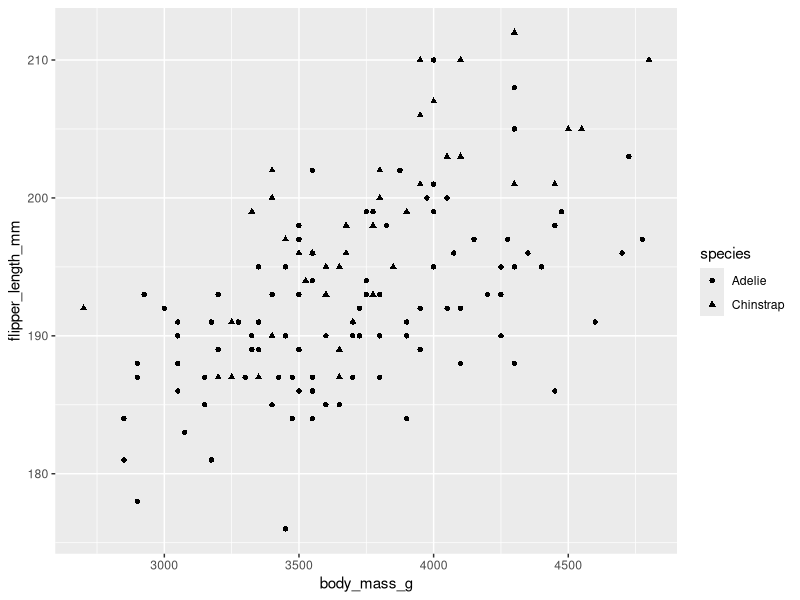
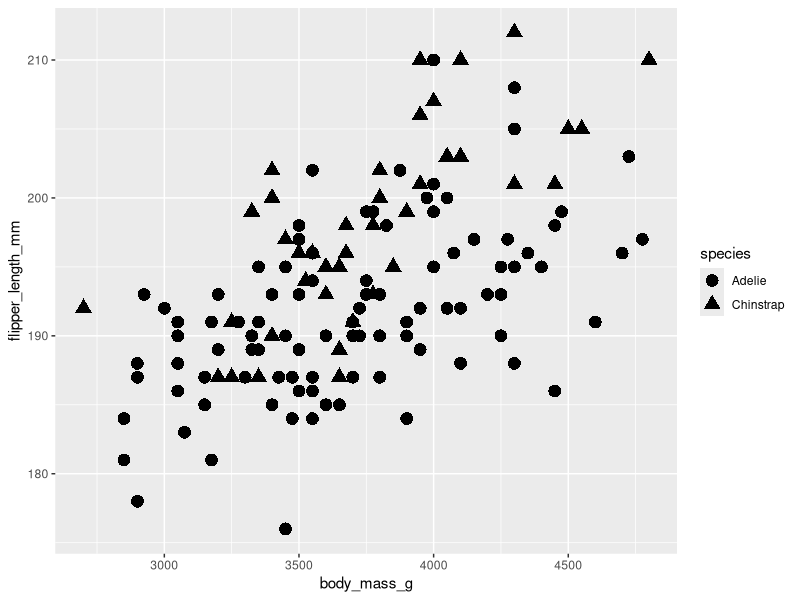
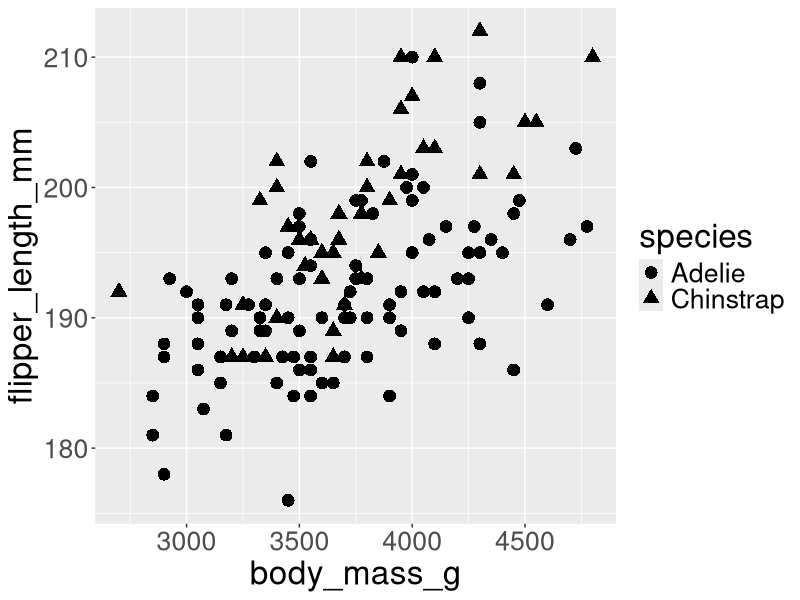
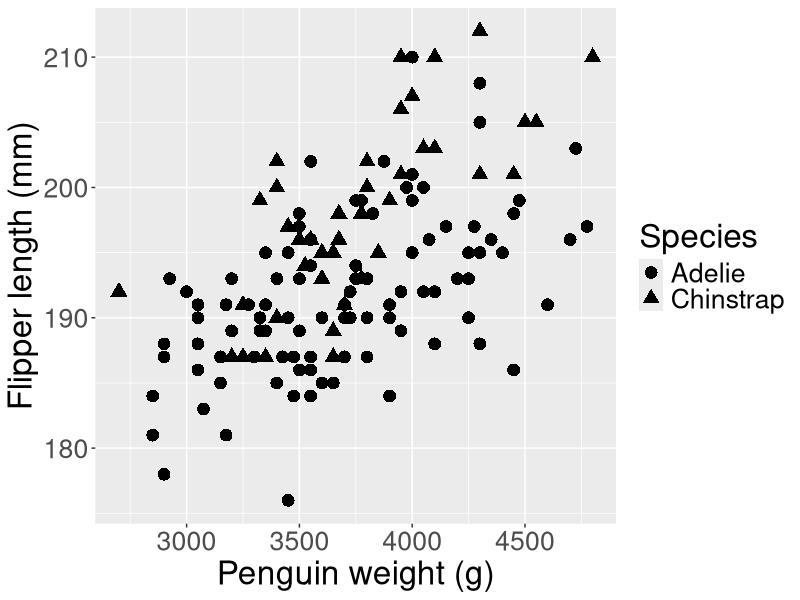
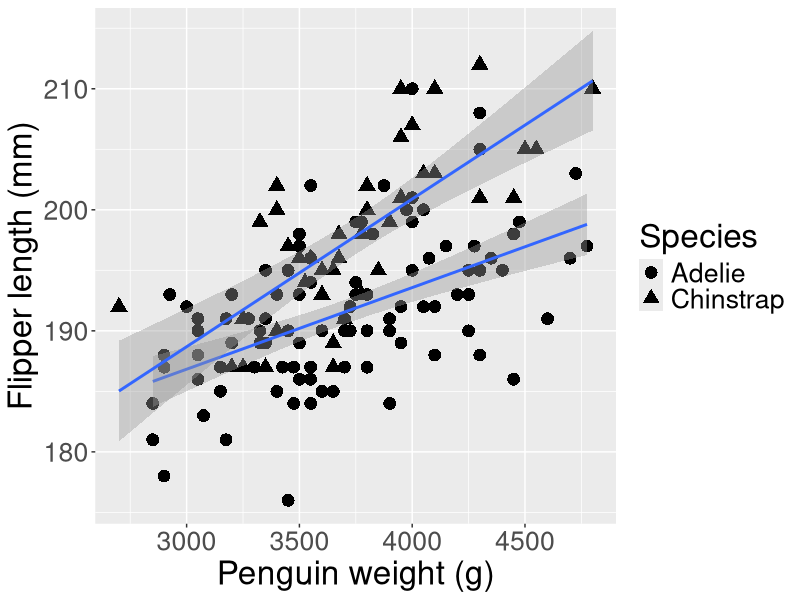
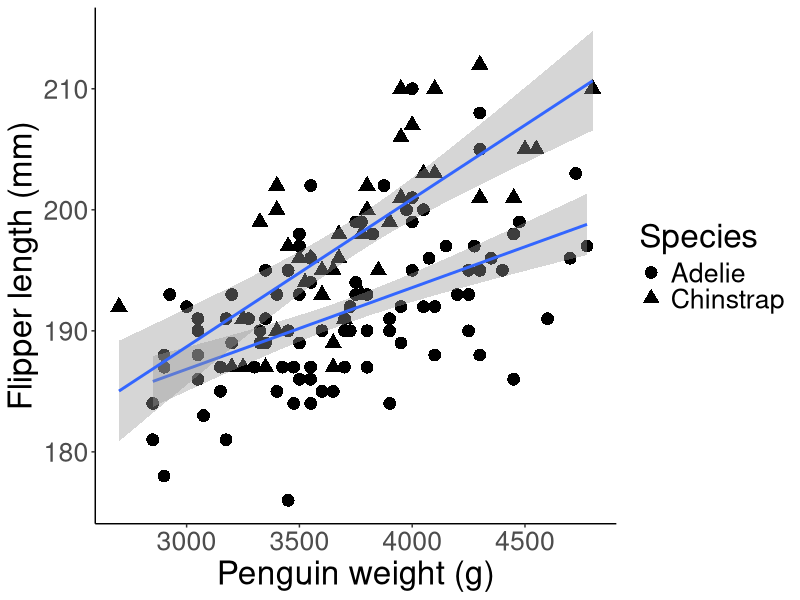
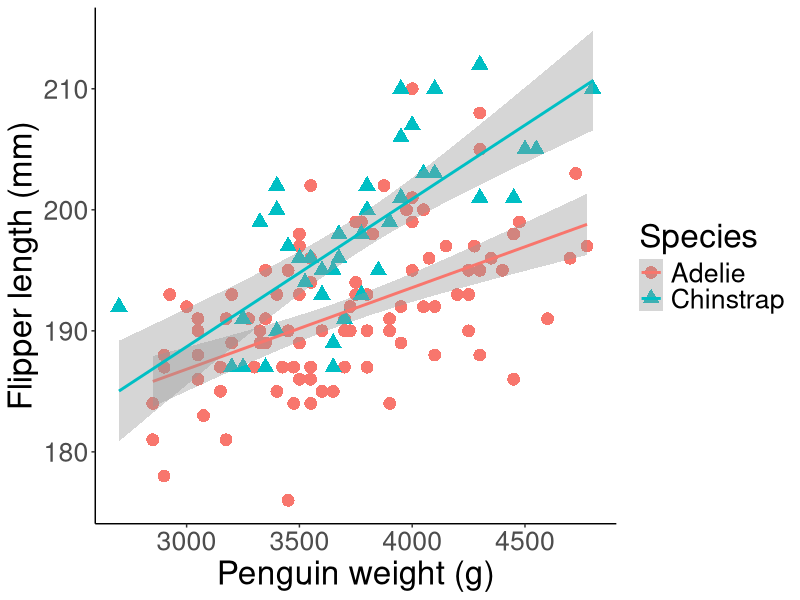

Write R code to recreate these figures, in order.
## ---- chunk 1
library(dplyr)
library(ggplot2)
subset_penguins <- palmerpenguins::penguins %>%
  dplyr::filter(species != "Gentoo", year != 2007)

ggplot(data = subset_penguins, 
       mapping = aes(x = body_mass_g, y = flipper_length_mm,
                     shape = species)) +
  geom_point() 

## ---- chunk 2
ggplot(data = subset_penguins, 
       mapping = aes(x = body_mass_g, y = flipper_length_mm,
                     shape = species)) +
  geom_point(size = 4)

## ---- chunk 3
ggplot(data = subset_penguins, 
       mapping = aes(x = body_mass_g, y = flipper_length_mm,
                     shape = species)) +
  geom_point(size = 4) + 
  theme(text = element_text(size = 24))


## ---- chunk 4
ggplot(data = subset_penguins, 
       mapping = aes(x = body_mass_g, y = flipper_length_mm,
                     shape = species)) +
  geom_point(size = 4) + 
  theme(text = element_text(size = 24))+
  labs(x = "Penguin weight (g)", 
       y = "Flipper length (mm)",
       shape = "Species")

## ---- chunk 5
ggplot(data = subset_penguins, 
       mapping = aes(x = body_mass_g, y = flipper_length_mm,
                     shape = species)) +
  geom_point(size = 4) + 
  theme(text = element_text(size = 24))+
  labs(x = "Penguin weight (g)", 
       y = "Flipper length (mm)",
       shape = "Species")+
  geom_smooth(method = 'lm')

## ---- chunk 6
ggplot(data = subset_penguins, 
       mapping = aes(x = body_mass_g, y = flipper_length_mm,
                     shape = species)) +
  geom_point(size = 4) + 
  labs(x = "Penguin weight (g)", 
       y = "Flipper length (mm)",
       shape = "Species")+
  geom_smooth(method = 'lm')+
  theme_classic()+
  theme(text = element_text(size = 24))

## ---- chunk 7
ggplot(data = subset_penguins, 
       mapping = aes(x = body_mass_g, y = flipper_length_mm,
                     color = species, shape = species)) +
  geom_point(size = 4) + 
  geom_smooth(method = 'lm')+
  labs(x = "Penguin weight (g)", 
       y = "Flipper length (mm)",
       shape = "Species",
       color = "Species") +
  theme_classic()+
  theme(text = element_text(size = 24))

